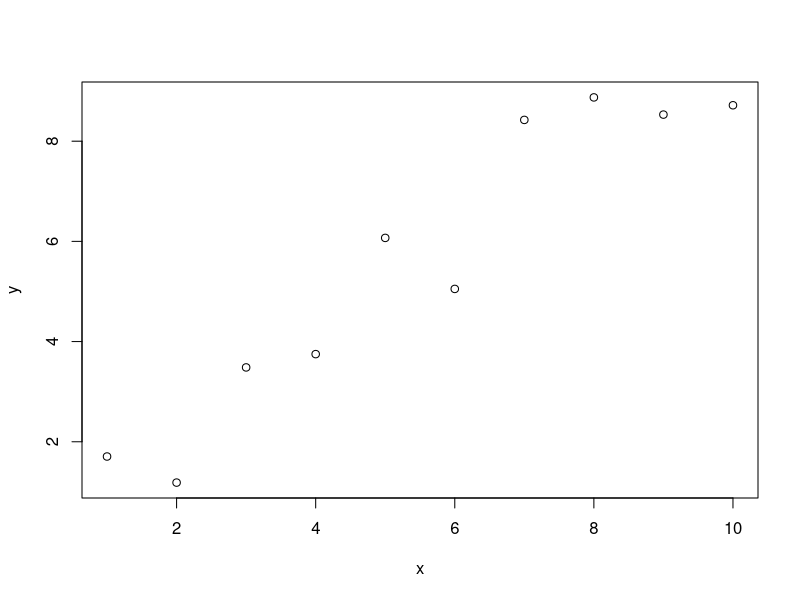

Here is the R script that generated this plot:
## ---- chunk 1
height <- c(60, 62, 71, 69, 72, 61, 61, 65)
mean(height)
## ---- chunk 2
x <- c(1,2,3,4,5,6,7,8,9,10)
y <- rnorm(10, mean=x)
plot(x,y)
